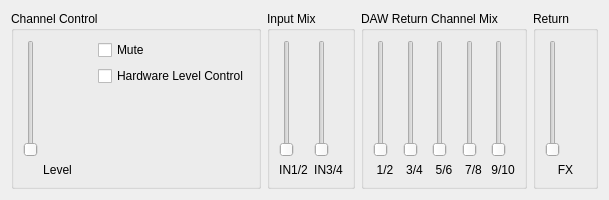
       <widget class="QWidget" name="tab" >
        <attribute name="title" >
         <string>Out7/8 (Headphones 2)</string>
        </attribute>
        <layout class="QGridLayout" >
         <item row="0" column="0" >
          <layout class="QHBoxLayout" >
           <item>
            <widget class="QGroupBox" name="groupOut78_1" >
             <property name="minimumSize" >
              <size>
               <width>250</width>
               <height>0</height>
              </size>
             </property>
             <property name="title" >
              <string>Channel Control</string>
             </property>
             <layout class="QGridLayout" >
              <item row="0" column="1" >
               <layout class="QVBoxLayout" >
                <item>
                 <widget class="QCheckBox" name="chkOut78Mute" >
                  <property name="text" >
                   <string>Mute</string>
                  </property>
                 </widget>
                </item>
                <item>
                 <widget class="QCheckBox" name="chkOut78HwCtrl" >
                  <property name="text" >
                   <string>Hardware Level Control</string>
                  </property>
                 </widget>
                </item>
               </layout>
              </item>
              <item rowspan="2" row="0" column="0" >
               <layout class="QVBoxLayout" >
                <item>
                 <widget class="QSlider" name="sldOut78Level" >
                  <property name="minimum" >
                   <number>0</number>
                  </property>
                  <property name="maximum" >
                   <number>127</number>
                  </property>
                  <property name="singleStep" >
                   <number>1</number>
                  </property>
                  <property name="pageStep" >
                   <number>16</number>
                  </property>
                  <property name="orientation" >
                   <enum>Qt::Vertical</enum>
                  </property>
                  <property name="tickInterval" >
                   <number>32</number>
                  </property>
                 </widget>
                </item>
                <item>
                 <widget class="QLabel" name="txtOut78Lvl" >
                  <property name="text" >
                   <string>Level</string>
                  </property>
                  <property name="alignment" >
                   <set>Qt::AlignCenter</set>
                  </property>
                  <property name="wordWrap" >
                   <bool>false</bool>
                  </property>
                 </widget>
                </item>
               </layout>
              </item>
              <item row="1" column="1" >
               <spacer>
                <property name="orientation" >
                 <enum>Qt::Vertical</enum>
                </property>
                <property name="sizeType" >
                 <enum>QSizePolicy::Expanding</enum>
                </property>
                <property name="sizeHint" >
                 <size>
                  <width>21</width>
                  <height>91</height>
                 </size>
                </property>
               </spacer>
              </item>
             </layout>
            </widget>
           </item>
           <item>
            <widget class="QGroupBox" name="groupOut78_2" >
             <property name="title" >
              <string>Input Mix</string>
             </property>
             <layout class="QGridLayout" >
              <item row="0" column="0" >
               <layout class="QVBoxLayout" >
                <item>
                 <widget class="QSlider" name="sldIN12Out78" >
                  <property name="minimum" >
                   <number>0</number>
                  </property>
                  <property name="maximum" >
                   <number>32767</number>
                  </property>
                  <property name="singleStep" >
                   <number>10000</number>
                  </property>
                  <property name="pageStep" >
                   <number>1000</number>
                  </property>
                  <property name="orientation" >
                   <enum>Qt::Vertical</enum>
                  </property>
                  <property name="tickInterval" >
                   <number>10000</number>
                  </property>
                 </widget>
                </item>
                <item>
                 <widget class="QLabel" name="txtOut78In12" >
                  <property name="text" >
                   <string>IN1/2</string>
                  </property>
                  <property name="alignment" >
                   <set>Qt::AlignCenter</set>
                  </property>
                  <property name="wordWrap" >
                   <bool>false</bool>
                  </property>
                 </widget>
                </item>
               </layout>
              </item>
              <item row="0" column="1" >
               <layout class="QVBoxLayout" >
                <item>
                 <widget class="QSlider" name="sldIN34Out78" >
                  <property name="minimum" >
                   <number>0</number>
                  </property>
                  <property name="maximum" >
                   <number>32767</number>
                  </property>
                  <property name="singleStep" >
                   <number>10000</number>
                  </property>
                  <property name="pageStep" >
                   <number>1000</number>
                  </property>
                  <property name="orientation" >
                   <enum>Qt::Vertical</enum>
                  </property>
                  <property name="tickInterval" >
                   <number>10000</number>
                  </property>
                 </widget>
                </item>
                <item>
                 <widget class="QLabel" name="txtOut78In34" >
                  <property name="text" >
                   <string>IN3/4</string>
                  </property>
                  <property name="alignment" >
                   <set>Qt::AlignCenter</set>
                  </property>
                  <property name="wordWrap" >
                   <bool>false</bool>
                  </property>
                 </widget>
                </item>
               </layout>
              </item>
             </layout>
            </widget>
           </item>
           <item>
            <widget class="QGroupBox" name="groupOut78_3" >
             <property name="title" >
              <string>DAW Return Channel Mix</string>
             </property>
             <layout class="QGridLayout" >
              <item row="0" column="0" >
               <layout class="QVBoxLayout" >
                <item>
                 <widget class="QSlider" name="sldPC12Out78" >
                  <property name="minimum" >
                   <number>0</number>
                  </property>
                  <property name="maximum" >
                   <number>32767</number>
                  </property>
                  <property name="singleStep" >
                   <number>10000</number>
                  </property>
                  <property name="pageStep" >
                   <number>1000</number>
                  </property>
                  <property name="orientation" >
                   <enum>Qt::Vertical</enum>
                  </property>
                  <property name="tickInterval" >
                   <number>10000</number>
                  </property>
                 </widget>
                </item>
                <item>
                 <widget class="QLabel" name="txtOut78PC12" >
                  <property name="text" >
                   <string>1/2</string>
                  </property>
                  <property name="alignment" >
                   <set>Qt::AlignCenter</set>
                  </property>
                  <property name="wordWrap" >
                   <bool>false</bool>
                  </property>
                 </widget>
                </item>
               </layout>
              </item>
              <item row="0" column="1" >
               <layout class="QVBoxLayout" >
                <item>
                 <widget class="QSlider" name="sldPC34Out78" >
                  <property name="minimum" >
                   <number>0</number>
                  </property>
                  <property name="maximum" >
                   <number>32767</number>
                  </property>
                  <property name="singleStep" >
                   <number>10000</number>
                  </property>
                  <property name="pageStep" >
                   <number>1000</number>
                  </property>
                  <property name="orientation" >
                   <enum>Qt::Vertical</enum>
                  </property>
                  <property name="tickInterval" >
                   <number>10000</number>
                  </property>
                 </widget>
                </item>
                <item>
                 <widget class="QLabel" name="txtOut78PC34" >
                  <property name="text" >
                   <string>3/4</string>
                  </property>
                  <property name="alignment" >
                   <set>Qt::AlignCenter</set>
                  </property>
                  <property name="wordWrap" >
                   <bool>false</bool>
                  </property>
                 </widget>
                </item>
               </layout>
              </item>
              <item row="0" column="2" >
               <layout class="QVBoxLayout" >
                <item>
                 <widget class="QSlider" name="sldPC56Out78" >
                  <property name="minimum" >
                   <number>0</number>
                  </property>
                  <property name="maximum" >
                   <number>32767</number>
                  </property>
                  <property name="singleStep" >
                   <number>10000</number>
                  </property>
                  <property name="pageStep" >
                   <number>1000</number>
                  </property>
                  <property name="orientation" >
                   <enum>Qt::Vertical</enum>
                  </property>
                  <property name="tickInterval" >
                   <number>10000</number>
                  </property>
                 </widget>
                </item>
                <item>
                 <widget class="QLabel" name="txtOut78PC56" >
                  <property name="text" >
                   <string>5/6</string>
                  </property>
                  <property name="alignment" >
                   <set>Qt::AlignCenter</set>
                  </property>
                  <property name="wordWrap" >
                   <bool>false</bool>
                  </property>
                 </widget>
                </item>
               </layout>
              </item>
              <item row="0" column="3" >
               <layout class="QVBoxLayout" >
                <item>
                 <widget class="QSlider" name="sldPC78Out78" >
                  <property name="minimum" >
                   <number>0</number>
                  </property>
                  <property name="maximum" >
                   <number>32767</number>
                  </property>
                  <property name="singleStep" >
                   <number>10000</number>
                  </property>
                  <property name="pageStep" >
                   <number>1000</number>
                  </property>
                  <property name="orientation" >
                   <enum>Qt::Vertical</enum>
                  </property>
                  <property name="tickInterval" >
                   <number>10000</number>
                  </property>
                 </widget>
                </item>
                <item>
                 <widget class="QLabel" name="txtOut78PC78" >
                  <property name="text" >
                   <string>7/8</string>
                  </property>
                  <property name="alignment" >
                   <set>Qt::AlignCenter</set>
                  </property>
                  <property name="wordWrap" >
                   <bool>false</bool>
                  </property>
                 </widget>
                </item>
               </layout>
              </item>
              <item row="0" column="4" >
               <layout class="QVBoxLayout" >
                <item>
                 <widget class="QSlider" name="sldPC910Out78" >
                  <property name="minimum" >
                   <number>0</number>
                  </property>
                  <property name="maximum" >
                   <number>32767</number>
                  </property>
                  <property name="singleStep" >
                   <number>10000</number>
                  </property>
                  <property name="pageStep" >
                   <number>1000</number>
                  </property>
                  <property name="orientation" >
                   <enum>Qt::Vertical</enum>
                  </property>
                  <property name="tickInterval" >
                   <number>10000</number>
                  </property>
                 </widget>
                </item>
                <item>
                 <widget class="QLabel" name="txtOut78PC910" >
                  <property name="text" >
                   <string>9/10</string>
                  </property>
                  <property name="alignment" >
                   <set>Qt::AlignCenter</set>
                  </property>
                  <property name="wordWrap" >
                   <bool>false</bool>
                  </property>
                 </widget>
                </item>
               </layout>
              </item>
             </layout>
            </widget>
           </item>
           <item>
            <widget class="QGroupBox" name="groupOut12_4_4" >
             <property name="title" >
              <string>Return</string>
             </property>
             <layout class="QGridLayout" >
              <item row="0" column="0" >
               <layout class="QVBoxLayout" >
                <item>
                 <widget class="QSlider" name="sldFXOut78" >
                  <property name="minimum" >
                   <number>0</number>
                  </property>
                  <property name="maximum" >
                   <number>32767</number>
                  </property>
                  <property name="singleStep" >
                   <number>10000</number>
                  </property>
                  <property name="pageStep" >
                   <number>1000</number>
                  </property>
                  <property name="orientation" >
                   <enum>Qt::Vertical</enum>
                  </property>
                  <property name="tickInterval" >
                   <number>10000</number>
                  </property>
                 </widget>
                </item>
                <item>
                 <widget class="QLabel" name="txtOut12In12_2_4" >
                  <property name="text" >
                   <string>FX</string>
                  </property>
                  <property name="alignment" >
                   <set>Qt::AlignCenter</set>
                  </property>
                  <property name="wordWrap" >
                   <bool>false</bool>
                  </property>
                 </widget>
                </item>
               </layout>
              </item>
             </layout>
            </widget>
           </item>
          </layout>
         </item>
        </layout>
       </widget>
